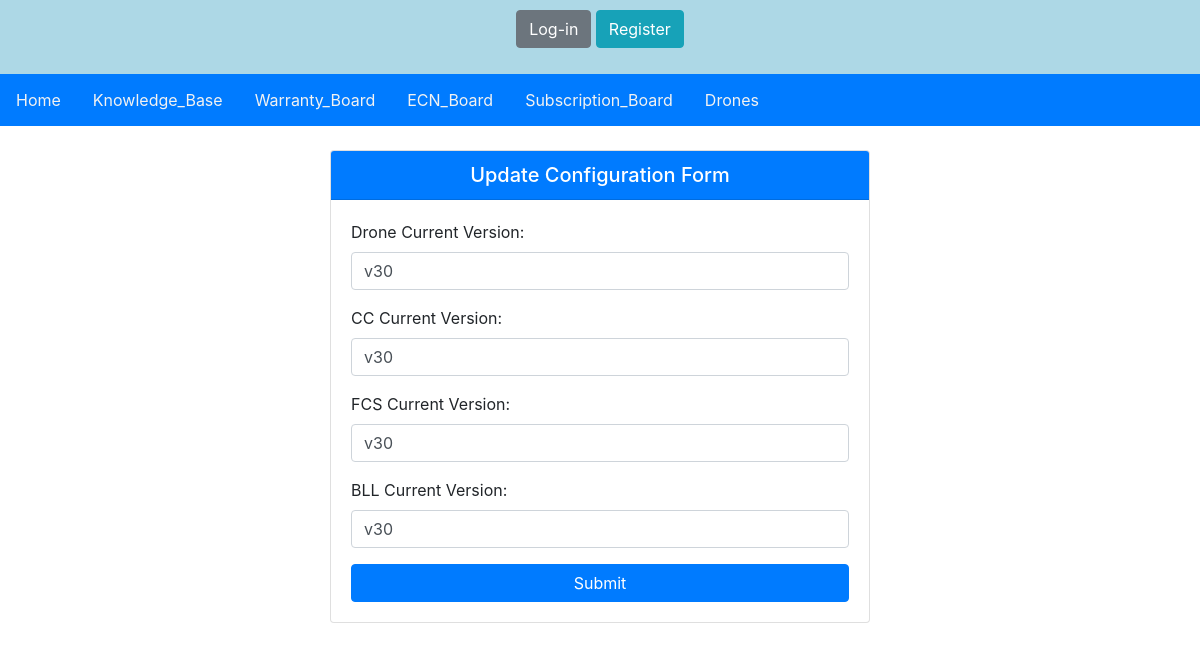
/update_config/3/, run on the app's committed database.
### main/models.py (models this page shows, shortened)
class DroneConfiguration(models.Model):
    id = models.AutoField(primary_key=True)
    drone_id = models.ForeignKey(Drone, on_delete=models.CASCADE)
    Drone_base_version = models.CharField(max_length=20)
    CC_base_version = models.CharField(max_length=20)
    FCS_base_version = models.CharField(max_length=20)
    BLL_base_version = models.CharField(max_length=20)
    drone_current_version = models.CharField(max_length=20)
    CC_current_version = models.CharField(max_length=20)
    FCS_current_version = models.CharField(max_length=20)
    BLL_current_version = models.CharField(max_length=20)
    Available_Drone_version = models.CharField(max_length=100, blank=True)
    Available_CC_version = models.CharField(max_length=100, blank=True)
    Available_FCS_version = models.CharField(max_length=100, blank=True)
    Available_BLL_version = models.CharField(max_length=100, blank=True)
    created_on = models.DateField(auto_now_add=True)

### main/views.py (the view)
# urls.py: path('update_config/<int:config_id>/', update_config, name='update_config'),
def update_config(request, config_id):
    print("Inside update_config view function")
    config = get_object_or_404(DroneConfiguration, pk=config_id)
    if request.method == 'POST':
        print("Request method is POST")
        form = Update_Config_Form(request.POST, instance=config)
        if form.is_valid():
            print("Form is valid")
            form.save()
            messages.success(request, 'Configuration updated successfully.')
            return redirect('authapp:ecn_board')
        else:
            print("Form has errors:", form.errors)
    else:
        form = Update_Config_Form(instance=config)
    return render(request, 'update_config.html', {'form': form})

### main/forms.py
class Update_Config_Form(forms.ModelForm):
    drone_current_version = forms.CharField(max_length=20, label='Drone Current Version')
    CC_current_version = forms.CharField(max_length=20, label='CC Current Version')
    FCS_current_version = forms.CharField(max_length=20, label='FCS Current Version')
    BLL_current_version = forms.CharField(max_length=20, label='BLL Current Version')
    class Meta:
        model = DroneConfiguration
        fields = ['drone_current_version', 'CC_current_version', 'FCS_current_version', 'BLL_current_version']
    def __init__(self, *args, **kwargs):
        super().__init__(*args, **kwargs)
        for field_name, field in self.fields.items():
            field.widget.attrs.update({'class': 'form-control'})

### static/templates/update_config.html (shortened to what this page needs)
{% include 'nav.html' %}
<!DOCTYPE html>
<html lang="en">
<head>
    <link rel="stylesheet" href="https://stackpath.bootstrapcdn.com/bootstrap/4.5.2/css/bootstrap.min.css">
</head>
<body>
    <div class="container mt-4">
        <div class="row justify-content-center">
            <div class="col-md-6">
                <div class="card">
                    <div class="card-header bg-primary text-white">
                        <h5 class="card-title text-center mb-0">Update Configuration Form</h5>
                    </div>
                    <div class="card-body">
                        <form method="post">
                        {{ form.as_p }}
                            <button type="submit" class="btn btn-primary btn-block">Submit</button>
                        </form>
                    </div>
                </div>
            </div>
        </div>
    </div>
</body>
</html>

### static/templates/nav.html (style rules this page uses)
body { margin: 0; font-size: 16px; font-family: Arial, Helvetica, sans-serif; }

### data on the page
DroneConfiguration: drone_current_version "v30", CC_current_version "v30", FCS_current_version "v30", BLL_current_version "v30"
